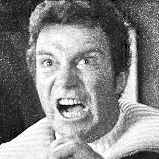
#> input picture Uzawa_2D_Allen_Cahn_startrek/image.png, 159 x 159 px
$ python image_test.py
#> lines starting #> are read from the running program, lines starting #| are printed output that depends on the picture
from PIL import Image
import numpy as np
image = Image.open('image.png')
#> image is the input picture: PIL image 159x159 RGBA; mean R, G, B, A 134.2, 134.2, 134.2, 255
image = image.convert("L")
#> image: PIL image 159x159 L
numpydata = np.flip(1.0 - (np.asarray(image)/255), axis = 0)
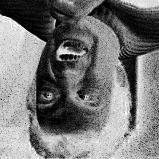
#> numpydata: shape (159, 159) float64; min 0, max 1, mean 0.474

from matplotlib import pyplot as plt
x = np.linspace(0,1,numpydata.shape[0])
#> x = 159 values from 0 to 1
X,Y = np.meshgrid(x,x)


plt.pcolor(X,Y,numpydata, cmap = 'Greys')
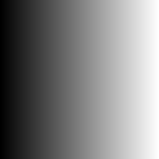
#> X: shape (159, 159) float64; min 0, max 1, mean 0.5
plt.colorbar()
plt.savefig(f"./kirk.pdf", format='pdf')
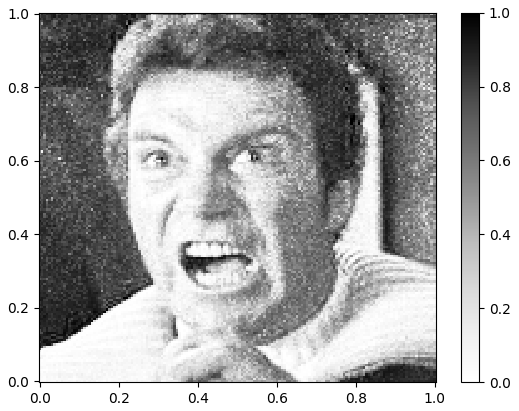
#> figure drawn by matplotlib, 2 panels
